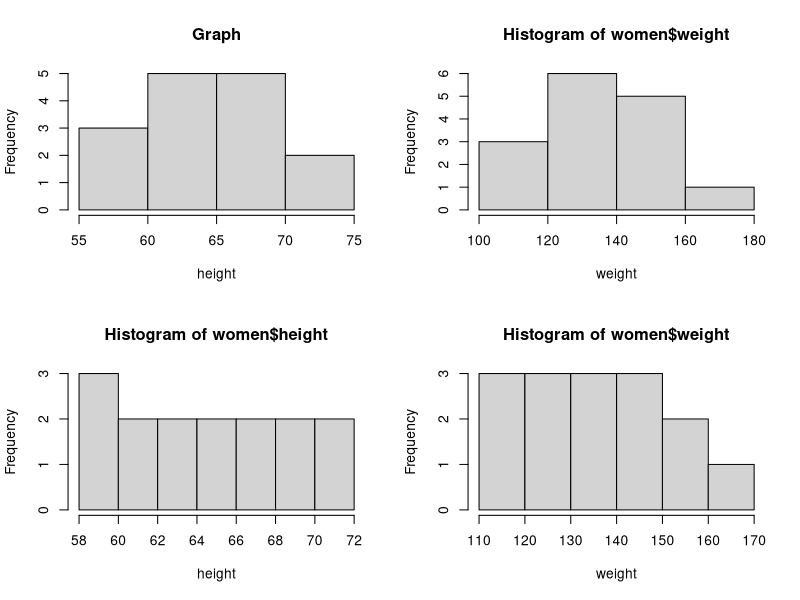
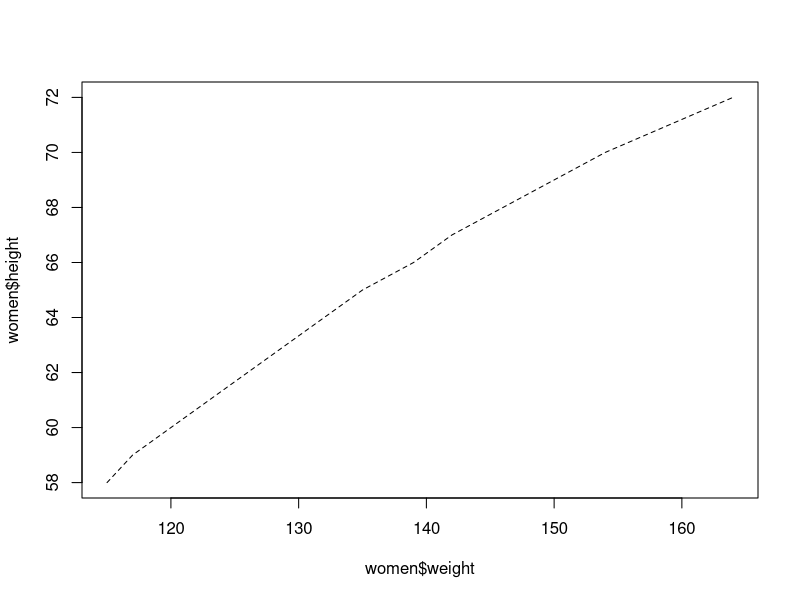

The R script that drew these images, in order:
# Data Frames
medals <-data.frame(Country =c( "NOR" , "GER" , "CHN" ) ,
                        Gold =c(16 ,12 ,9) ,
                        Silver =c(8 ,10 ,4) ,
                        Bronze =c(13 ,5 ,2))
medals
fm<- medals[medals$Country %in% c("NOR","GER"),]
fm
medals[medals$Country == "NOR",]
medals[c(1,3),c(1,3)]
medals[stringr::str_detect(medals$Country,"CHN"),]
medals[medals$Country %in% c("NOR","GER"),]
subset(medals, Gold>=10,select = c("Country","Gold"))
medals[order(medals$Bronze,decreasing = FALSE),]


beijing_data<- read.csv(file = "Beijing2022.csv",sep = ";",header = FALSE, col.names = c("Country","Gold","Silver","Bronze"))
beijing_data<- beijing_data[-1,]
beijing_data
beijing_data$TotalMedals<- beijing_data$Gold+beijing_data$Silver+beijing_data$Bronze
beijing_data
beijing_data<- beijing_data[order(beijing_data$TotalMedals, decreasing = TRUE),]
beijing_data<- beijing_data[order(beijing_data$Gold, decreasing = TRUE),]
beijing_data
total.gold<- sum(beijing_data$Gold)
total.gold
total.silver<- sum(beijing_data$Silver)
total.silver
total.bronze<- sum(beijing_data$Bronze)
total.bronze
total.all.medals <-sum(beijing_data$TotalMedals)
total.all.medals


#Data Exploration
data("women")
women
summary(women)
mean(women$height)
par(mfrow = c(2,2))
hist(women$height,breaks = 3,xlab = "height",main="Graph")
hist(women$weight,breaks = 3,xlab = "weight")
hist(women$height,breaks = 6,xlab = "height")
hist(women$weight,breaks = 6,xlab = "weight")
dev.off()
plot(x= women$weight,y=women$height,type = "l",lty = "dashed")
